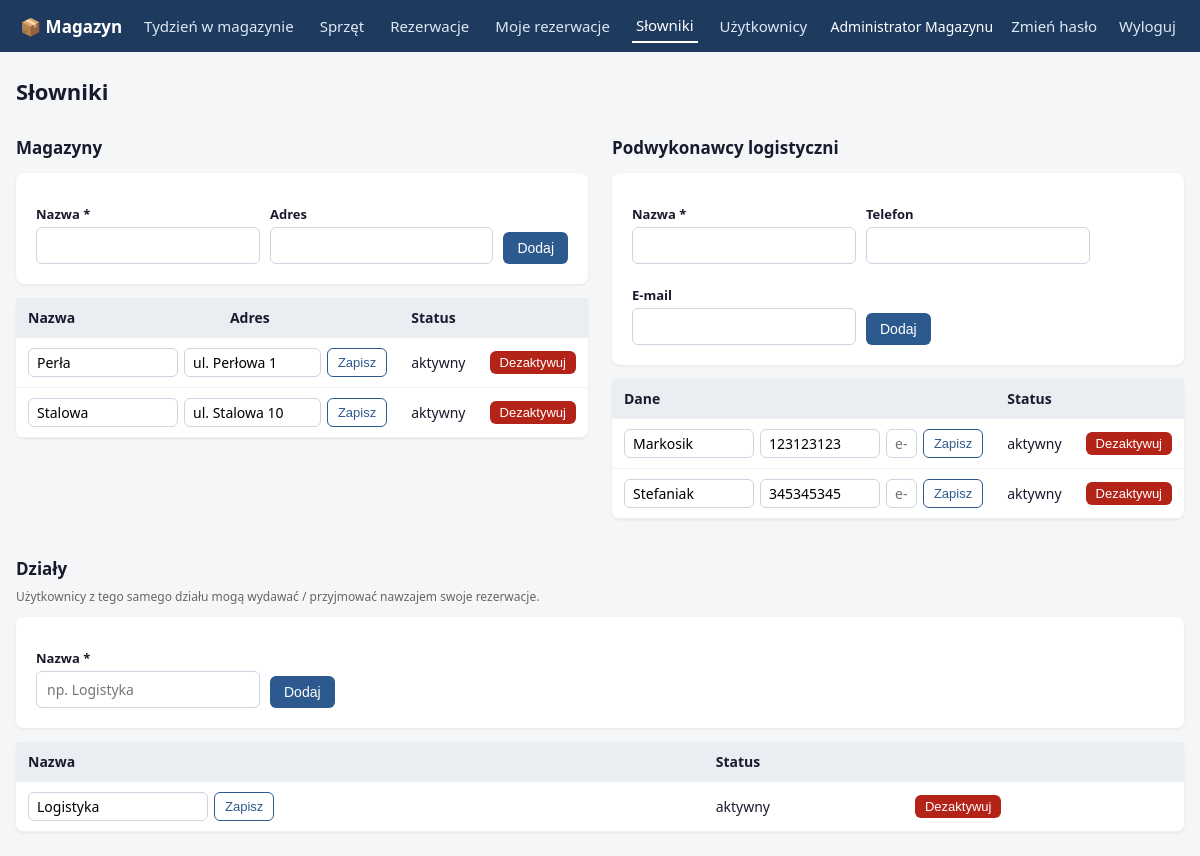
Screenshot of /dictionaries (signed in) with the database file from the repository.
### tables this page shows
CREATE TABLE warehouses (
    id INTEGER PRIMARY KEY AUTOINCREMENT,
    name TEXT UNIQUE NOT NULL,
    address TEXT,
    active INTEGER NOT NULL DEFAULT 1
);

CREATE TABLE logistics_partners (
    id INTEGER PRIMARY KEY AUTOINCREMENT,
    name TEXT UNIQUE NOT NULL,
    phone TEXT,
    email TEXT,
    active INTEGER NOT NULL DEFAULT 1
);

CREATE TABLE departments (
    id INTEGER PRIMARY KEY AUTOINCREMENT,
    name TEXT UNIQUE NOT NULL,
    active INTEGER NOT NULL DEFAULT 1
);

### app.py (the view)
@app.route("/dictionaries")
@login_required
@admin_required
def dictionaries():
    con = get_db()
    warehouses = con.execute("SELECT * FROM warehouses ORDER BY name").fetchall()
    partners = con.execute("SELECT * FROM logistics_partners ORDER BY name").fetchall()
    departments = con.execute("SELECT * FROM departments ORDER BY name").fetchall()
    con.close()
    return render_template("dictionaries.html", warehouses=warehouses, partners=partners,
                           departments=departments)

### app.py (called while the page is built)
def login_required(f):
    @wraps(f)
    def wrapper(*a, **kw):
        if "user_id" not in session:
            return redirect(url_for("login", next=request.path))
        return f(*a, **kw)
    return wrapper

def admin_required(f):
    @wraps(f)
    def wrapper(*a, **kw):
        if session.get("role") != "admin":
            flash("Wymagane uprawnienia administratora.", "error")
            return redirect(url_for("index"))
        return f(*a, **kw)
    return wrapper

### db.py (called while the page is built)
def get_db():
    DB_PATH.parent.mkdir(parents=True, exist_ok=True)
    con = sqlite3.connect(DB_PATH)
    con.row_factory = sqlite3.Row
    con.execute("PRAGMA foreign_keys = ON")
    return con

### templates/dictionaries.html (shortened to what this page needs)
{% extends "base.html" %}
{% block content %}
<h1>Słowniki</h1>
<div style="display:flex; gap:24px; flex-wrap:wrap; align-items:flex-start;">
  <div style="flex:1; min-width:420px;">
    <h2>Magazyny</h2>
    <div class="card wide" style="margin-bottom:14px;">
      <form method="post" action="{{ url_for('warehouse_add') }}" style="display:flex; gap:10px; align-items:flex-end; flex-wrap:wrap;">
        <div><label>Nazwa *</label><input name="name" required></div>
        <div style="flex:1; min-width:180px;"><label>Adres</label><input name="address"></div>
        <button class="btn">Dodaj</button>
      </form>
    </div>
    <table>
      <tr><th>Nazwa</th><th>Adres</th><th>Status</th><th></th></tr>
      {% for w in warehouses %}
      <tr>
        <td colspan="2">
          <form class="inline" method="post" action="{{ url_for('warehouse_edit', wid=w.id) }}" style="display:inline-flex; gap:6px; width:100%;">
            <input name="name" value="{{ w.name }}" required style="width:150px; padding:4px 8px;">
            <input name="address" value="{{ w.address or '' }}" placeholder="adres" style="flex:1; padding:4px 8px;">
            <button class="btn small ghost">Zapisz</button>
          </form>
        </td>
        <td>{{ 'aktywny' if w.active else 'nieaktywny' }}</td>
        <td>
          <form class="inline" method="post" action="{{ url_for('warehouse_toggle', wid=w.id) }}">
            <button class="btn small {{ 'danger' if w.active else 'ok' }}">{{ 'Dezaktywuj' if w.active else 'Aktywuj' }}</button>
          </form>
        </td>
      </tr>
      {% else %}
      <tr><td colspan="4">Brak magazynów – dodaj pierwszy powyżej.</td></tr>
      {% endfor %}
    </table>
  </div>
  <div style="flex:1; min-width:420px;">
    <h2>Podwykonawcy logistyczni</h2>
    <div class="card wide" style="margin-bottom:14px;">
      <form method="post" action="{{ url_for('partner_add') }}" style="display:flex; gap:10px; align-items:flex-end; flex-wrap:wrap;">
        <div><label>Nazwa *</label><input name="name" required></div>
        <div><label>Telefon</label><input name="phone"></div>
        <div><label>E-mail</label><input name="email" type="email"></div>
        <button class="btn">Dodaj</button>
      </form>
    </div>
    <table>
      <tr><th>Dane</th><th>Status</th><th></th></tr>
      {% for p in partners %}
      <tr>
        <td>
          <form class="inline" method="post" action="{{ url_for('partner_edit', pid=p.id) }}" style="display:inline-flex; gap:6px; width:100%;">
            <input name="name" value="{{ p.name }}" required style="width:130px; padding:4px 8px;">
            <input name="phone" value="{{ p.phone or '' }}" placeholder="telefon" style="width:120px; padding:4px 8px;">
            <input name="email" value="{{ p.email or '' }}" placeholder="e-mail" style="flex:1; padding:4px 8px;">
            <button class="btn small ghost">Zapisz</button>
          </form>
        </td>
        <td>{{ 'aktywny' if p.active else 'nieaktywny' }}</td>
        <td>
          <form class="inline" method="post" action="{{ url_for('partner_toggle', pid=p.id) }}">
            <button class="btn small {{ 'danger' if p.active else 'ok' }}">{{ 'Dezaktywuj' if p.active else 'Aktywuj' }}</button>
          </form>
        </td>
      </tr>
      {% endfor %}
    </table>
  </div>
  <div style="flex:1; min-width:320px;">
    <h2>Działy</h2>
    <p style="font-size:12px; color:#666; margin-top:-6px;">Użytkownicy z tego samego działu mogą wydawać / przyjmować nawzajem swoje rezerwacje.</p>
    <div class="card wide" style="margin-bottom:14px;">
      <form method="post" action="{{ url_for('department_add') }}" style="display:flex; gap:10px; align-items:flex-end; flex-wrap:wrap;">
        <div><label>Nazwa *</label><input name="name" required placeholder="np. Logistyka"></div>
        <button class="btn">Dodaj</button>
      </form>
    </div>
    <table>
      <tr><th>Nazwa</th><th>Status</th><th></th></tr>
      {% for d in departments %}
      <tr>
        <td>
          <form class="inline" method="post" action="{{ url_for('department_edit', did=d.id) }}" style="display:inline-flex; gap:6px;">
            <input name="name" value="{{ d.name }}" required style="width:180px; padding:4px 8px;">
            <button class="btn small ghost">Zapisz</button>
          </form>
        </td>
        <td>{{ 'aktywny' if d.active else 'nieaktywny' }}</td>
        <td>
          <form class="inline" method="post" action="{{ url_for('department_toggle', did=d.id) }}">
            <button class="btn small {{ 'danger' if d.active else 'ok' }}">{{ 'Dezaktywuj' if d.active else 'Aktywuj' }}</button>
          </form>
        </td>
      </tr>
      {% else %}
      <tr><td colspan="3">Brak działów – dodaj np. Logistyka, Zakupy.</td></tr>
      {% endfor %}
    </table>
  </div>
</div>
{% endblock %}

### templates/base.html (style rules this page uses)
:root { --p:#1e3a5f; --p2:#2d5a8e; --ok:#1a7f37; --err:#b42318; --bg:#f4f6f8; }
* { box-sizing:border-box; }
body { margin:0; font-family:system-ui,-apple-system,"Segoe UI",Roboto,sans-serif; background:var(--bg); color:#1a1a2e; }
h1 { font-size:22px; margin:0 0 16px; }
h2 { font-size:17px; }
table { width:100%; border-collapse:collapse; background:#fff; border-radius:8px; box-shadow:0 1px 3px rgba(0,0,0,.08); }
th, td { padding:10px 12px; text-align:left; border-bottom:1px solid #eef1f4; font-size:14px; vertical-align:middle; }
th { background:#eaeef3; font-weight:600; }
.btn { display:inline-block; background:var(--p2); color:#fff; border:none; border-radius:6px; padding:8px 14px; font-size:14px; cursor:pointer; text-decoration:none; }
.btn.small { padding:4px 10px; font-size:13px; }
.btn.ghost { background:#fff; color:var(--p2); border:1px solid var(--p2); }
.btn.danger { background:var(--err); }
form.inline { display:inline; }
input, select, textarea { width:100%; padding:8px 10px; border:1px solid #cbd5e1; border-radius:6px; font-size:14px; font-family:inherit; }
label { display:block; margin:12px 0 4px; font-weight:600; font-size:13px; }
.card { background:#fff; border-radius:8px; padding:20px; box-shadow:0 1px 3px rgba(0,0,0,.08); max-width:560px; }
.card.wide { max-width:none; }

### rows the page displays
warehouses: name "Perła", address "ul. Perłowa 1", active "aktywny", active "Dezaktywuj"
warehouses: name "Stalowa", address "ul. Stalowa 10", active "aktywny", active "Dezaktywuj"
logistics_partners: name "Markosik", phone "123123123", active "aktywny", active "Dezaktywuj"
logistics_partners: name "Stefaniak", phone "345345345", active "aktywny", active "Dezaktywuj"
departments: name "Logistyka", active "aktywny", active "Dezaktywuj"

### other values shown
{{ session.full_name or session.username }} "Administrator Magazynu"
